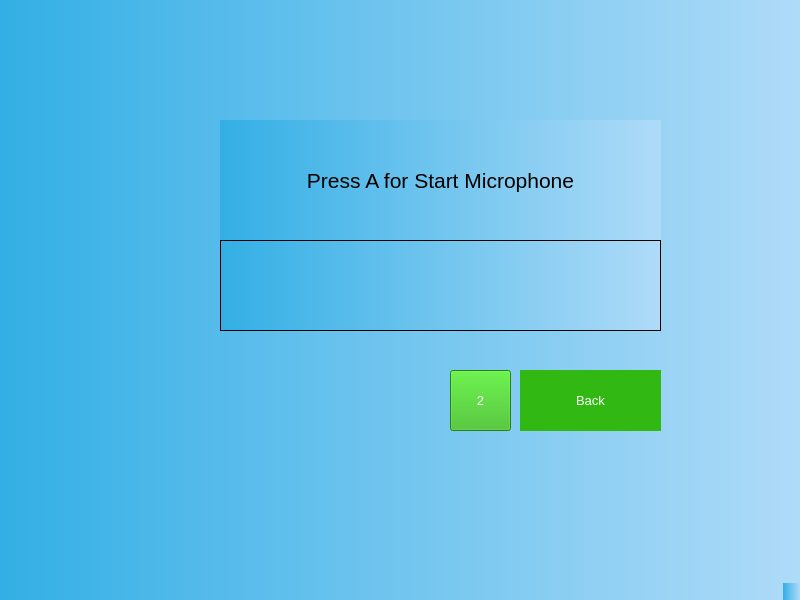
<?xml version="1.0" encoding="UTF-8"?>
<ui version="4.0">
 <class>voice2</class>
 <widget class="QMainWindow" name="voice2">
  <property name="geometry">
   <rect>
    <x>0</x>
    <y>0</y>
    <width>800</width>
    <height>600</height>
   </rect>
  </property>
  <property name="windowTitle">
   <string>voice2</string>
  </property>
  <property name="styleSheet">
   <string notr="true">background-color: qlineargradient(spread:pad, x1:0, y1:0, x2:1, y2:0, stop:0 rgba(51, 175, 229, 255), stop:1 rgba(175, 219, 248, 255));
</string>
  </property>
  <widget class="QWidget" name="centralwidget">
   <widget class="QLabel" name="label">
    <property name="geometry">
     <rect>
      <x>220</x>
      <y>120</y>
      <width>441</width>
      <height>121</height>
     </rect>
    </property>
    <property name="font">
     <font>
      <pointsize>16</pointsize>
     </font>
    </property>
    <property name="text">
     <string>Press A for Start Microphone</string>
    </property>
    <property name="alignment">
     <set>Qt::AlignCenter</set>
    </property>
   </widget>
   <widget class="QTextBrowser" name="textBrowser">
    <property name="geometry">
     <rect>
      <x>220</x>
      <y>240</y>
      <width>441</width>
      <height>91</height>
     </rect>
    </property>
    <property name="font">
     <font>
      <pointsize>14</pointsize>
     </font>
    </property>
   </widget>
   <widget class="QPushButton" name="pushButton_2">
    <property name="geometry">
     <rect>
      <x>450</x>
      <y>370</y>
      <width>61</width>
      <height>61</height>
     </rect>
    </property>
    <property name="font">
     <font>
      <pointsize>10</pointsize>
     </font>
    </property>
    <property name="styleSheet">
     <string notr="true">color: rgb(255, 255, 255);
background-color: rgb(49, 184, 19);</string>
    </property>
    <property name="text">
     <string>2</string>
    </property>
   </widget>
   <widget class="QLabel" name="label_2">
    <property name="geometry">
     <rect>
      <x>520</x>
      <y>370</y>
      <width>141</width>
      <height>61</height>
     </rect>
    </property>
    <property name="font">
     <font>
      <pointsize>10</pointsize>
     </font>
    </property>
    <property name="styleSheet">
     <string notr="true">color: rgb(255, 255, 255);
background-color: rgb(49, 184, 19);</string>
    </property>
    <property name="text">
     <string>Back</string>
    </property>
    <property name="alignment">
     <set>Qt::AlignCenter</set>
    </property>
   </widget>
  </widget>
  <widget class="QMenuBar" name="menubar">
   <property name="geometry">
    <rect>
     <x>0</x>
     <y>0</y>
     <width>879</width>
     <height>26</height>
    </rect>
   </property>
  </widget>
  <widget class="QStatusBar" name="statusbar"/>
 </widget>
 <resources/>
 <connections/>
</ui>
